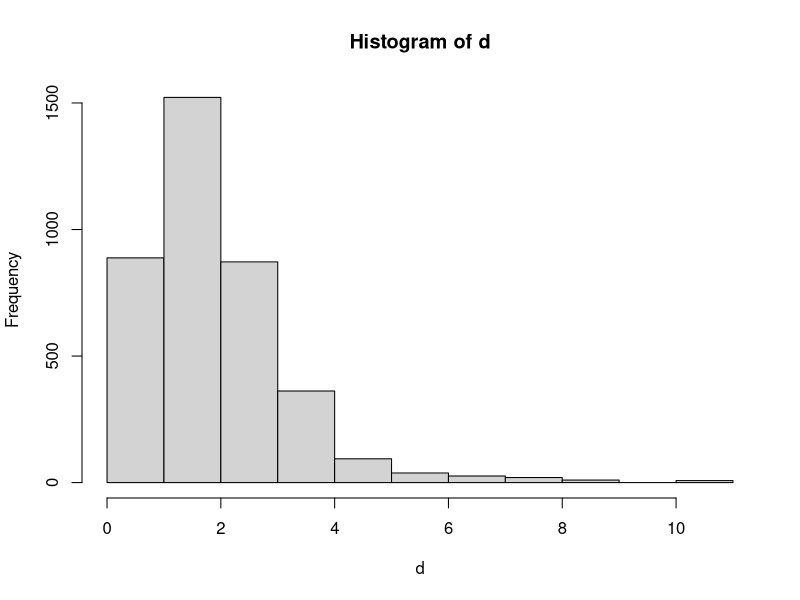
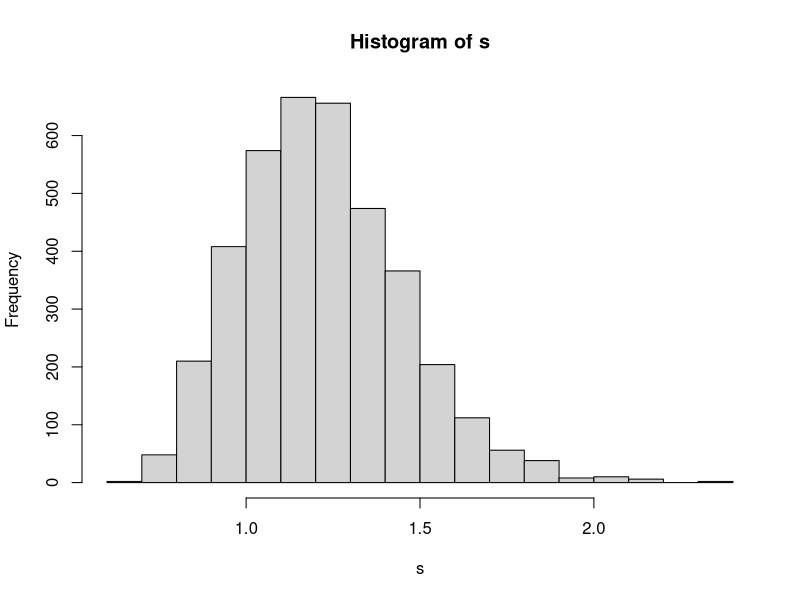
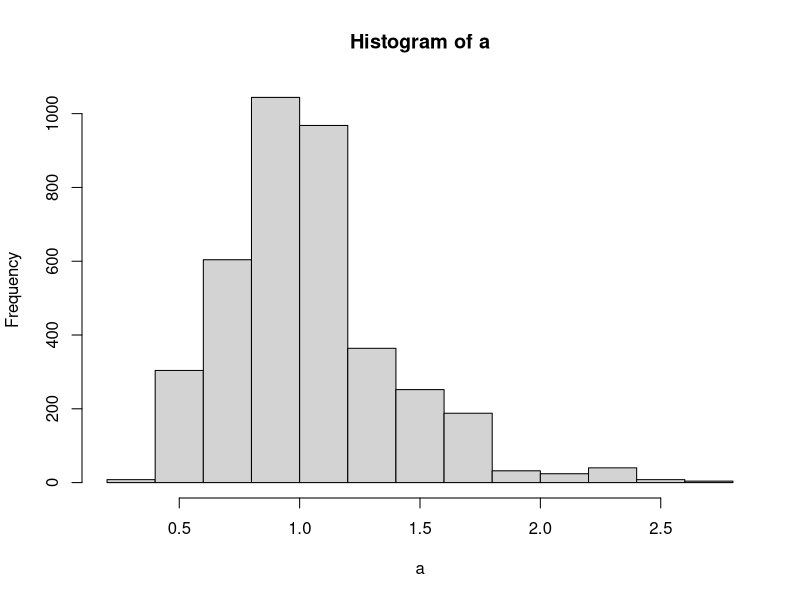
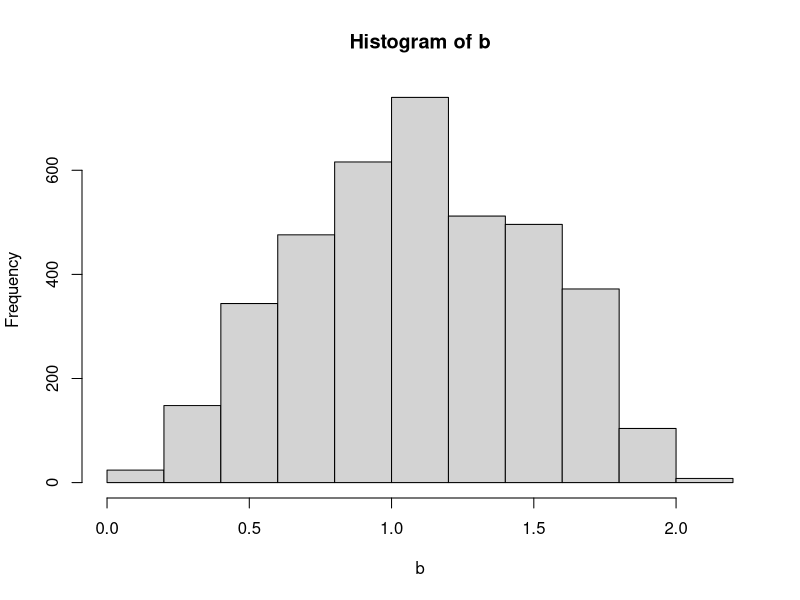
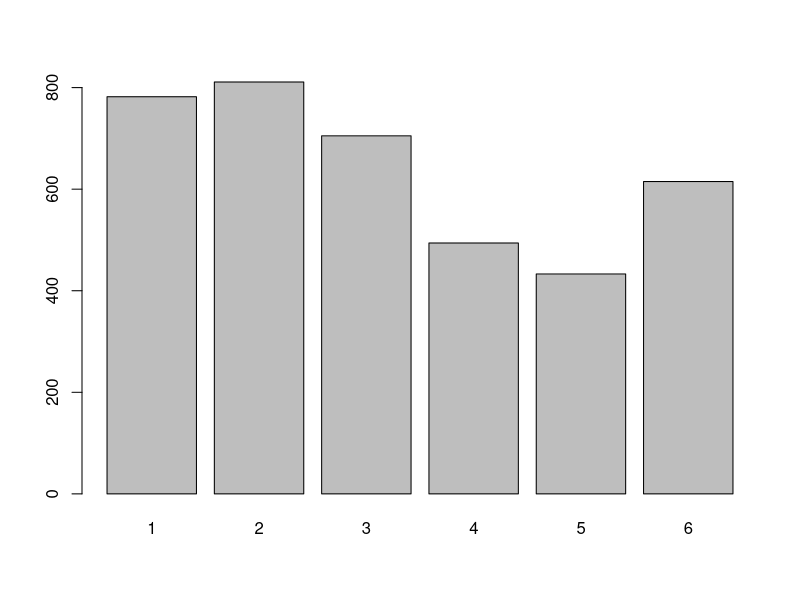
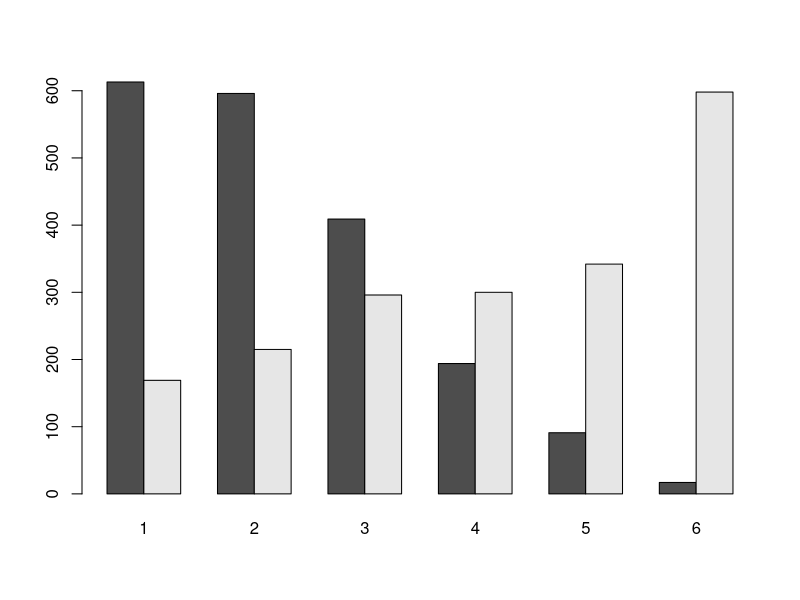
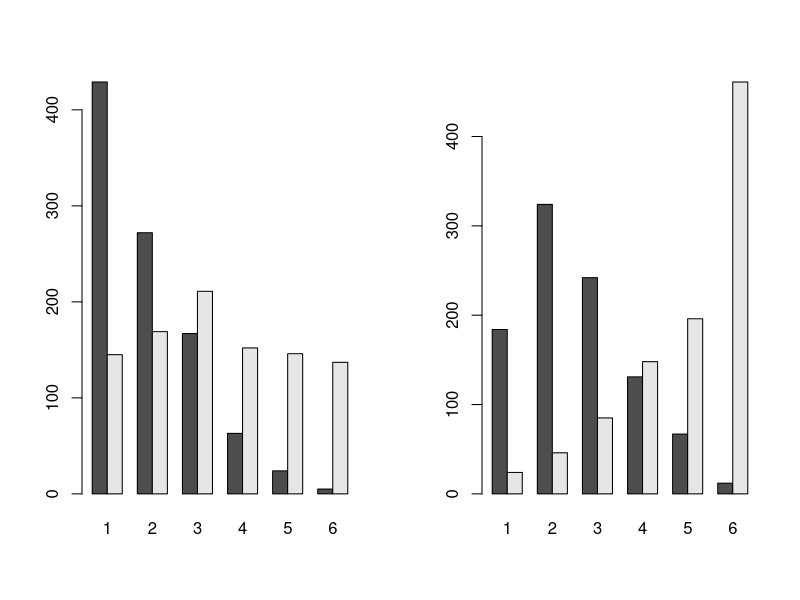

Source code (R) for these figures, in order: (Note: this script raises an error after producing the figures.)

## this script simulates the data set used in Greene & Rhodes
## "A Tutorial on Cognitive Modeling for Cognitive Aging Research"
## the simulated data conforms to the parsimonious SDT model of 
## Selker et al. (2019): https://link.springer.com/article/10.3758/s13428-019-01231-3

# settings
J = 48 # total sample (each group = J/2)
L = 80 # total trials (each condition = L/2)
K = 6 # number of rating categories

stopifnot(L%%4 == 0)
stopifnot(J%%2 == 0)

gen_pars = function(J, mu = c(1,1,1,1), tau=c(1,1,1,1), rho = c(1,1,1,1,1,1)){
  # This function can be used to generate individual level parameter values 
  # from a multivariate normal.  Effects at the group level only can be specified
  # by setting tau to 0 and associated rhos to 0. Only allows for 4 coefs (e.g., group by condition)
  
  cor_mat = diag(length(tau))
  
  cor_mat[1,2] = cor_mat[2,1] = rho[1]
  cor_mat[1,3] = cor_mat[3,1] = rho[2]
  cor_mat[1,4] = cor_mat[4,1] = rho[3]
  cor_mat[2,3] = cor_mat[3,2] = rho[4]
  cor_mat[2,4] = cor_mat[4,2] = rho[5]
  cor_mat[3,4] = cor_mat[4,3] = rho[6]
  
  cov_mat = diag(tau) %*% cor_mat %*% diag(tau)
  
  p = MASS::mvrnorm(n = J, mu = mu, Sigma = cov_mat)
  
  return(p)
}

ratingModel <- function(d, s, a, b, K, ratingProbs = T){
  # the parsimonius model from Selker et al
  unb = -log((1 - 1:K/K)/(1:K/K))
  
  c_k = a*unb + b
  
  f = (diff(pnorm(c(-Inf, c_k),0,1)))
  h = (diff(pnorm(c(-Inf, c_k),d,s)))
  if (!ratingProbs){
    # for plotting ROCs
    f = cumsum(rev(f))
    h = cumsum(rev(h))
    f = f[1:(K-1)]
    h = h[1:(K-1)]
  }
  
  return(cbind(f, h))
}

# make data frame
dat = expand.grid(trial = 1:(L/2), cond = c(-1,1), id = 1:J)

# code trial type, item, and group
dat$signal = ifelse(dat$trial > L/4, 1, 0)
dat$item = rep(sample(x = 1:(L/4)), J*2)
dat$group = ifelse(dat$id > J/2, -1, 1)

## parameter settings

# d
d_i = rnorm(1:L, mean = 0, sd = .2) # item effect
d_j = gen_pars(J, 
               mu = c(.5, -.3, .2,.2), # c(intercept, group, cond, group:cond)
               tau = c(.3, 0, .3, 0), 
               rho = c(0, .4, 0, 0, 0, 0)) # (1,2) (1,3) (1,4) (2,3) (2,4) (3,4)

# s
s_i = rnorm(1:L, mean = 0, sd = .1) # item effect
s_j = gen_pars(J, 
               mu = c(.18, 0, .05, 0), # av ~= 1.2
               tau = c(.1, 0, .1, 0), 
               rho = c(0, 0, 0, 0, 0, 0))

# a (scale)
a_i = rnorm(1:L, mean = 0, sd = .1) # item effect
a_j = gen_pars(J, 
               mu = c(0, 0, 0, 0), # av ~= 1
               tau = c(.3, 0, 0, 0), 
               rho = c(0, 0, 0, 0, 0, 0))

# b (shift)
b_i = rnorm(1:L, mean = 0, sd = .3) # item effect
b_j = gen_pars(J, 
               mu = c(1, .3, 0, 0), 
               tau = c(.1, 0, 0, 0), 
               rho = c(0, 0, 0, 0, 0, 0))

# to multiple individual coefs by 
X = model.matrix(~ group + cond + cond:group, data = dat)

dat$d = exp( rowSums(d_j[dat$id,] * X) + d_i[dat$item] )
dat$s = exp( rowSums(s_j[dat$id,] * X) + s_i[dat$item] )
dat$a = exp( rowSums(a_j[dat$id,] * X) + a_i[dat$item] )
dat$b = ( rowSums(b_j[dat$id,] * X) + b_i[dat$item] )

with(dat, hist(d))
with(dat, hist(s))
with(dat, hist(a))
with(dat, hist(b))

# simulate data...
dat$rating = NA
for (i in 1:nrow(dat)){
  p = with(dat[i,], ratingModel(d = d, s = s, a = a, b = b, K = K))[, dat$signal[i]+1 ]
  dat$rating[i] = sample(1:K, size = 1, replace = F, prob = p)
}

barplot(table(dat$rating))
barplot(table(dat$signal, dat$rating), beside = T)

par(mfrow=c(1,2))
with(subset(dat, group==1), barplot(table(signal, rating), beside = T) )
with(subset(dat, group==-1), barplot(table(signal, rating), beside = T) )
par(mfrow=c(1,1))

# save data
# the full simulation
write.csv(x = dat, file = "data/sim.csv", row.names = F)

# clean data for example
dat$cond[dat$cond==-1] = "A"
dat$cond[dat$cond==1] = "B"

dat$group[dat$group==-1] = "Y"
dat$group[dat$group==1] = "O"

dat=dat[, c("id", "trial", "group", "cond", "item", "signal", "rating")]

write.csv(x = dat, file = "data/example-data.csv", row.names = F)
